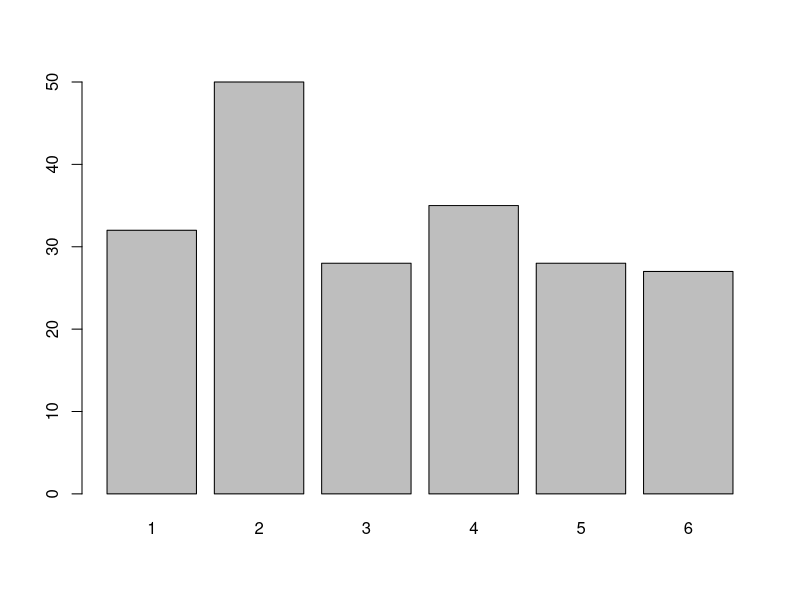
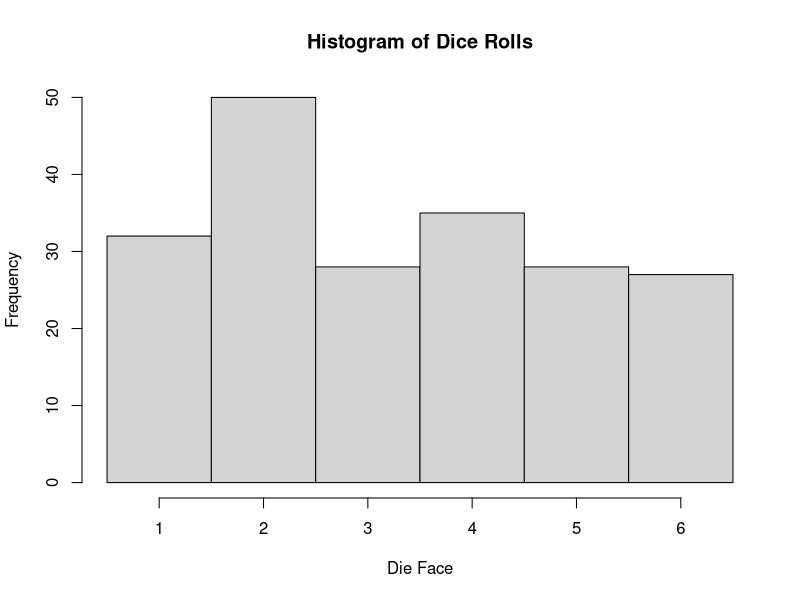

Here is the R script that generated these plots, in order:
rolls= sample(1:6, size=200, replace=TRUE)
table(rolls)
barplot(table(rolls))
hist(rolls, breaks=seq(0.5,6.5, by=1), main="Histogram of Dice Rolls", xlab="Die Face", ylab="Frequency")
mean(rolls)
sd(rolls)
var(rolls)

